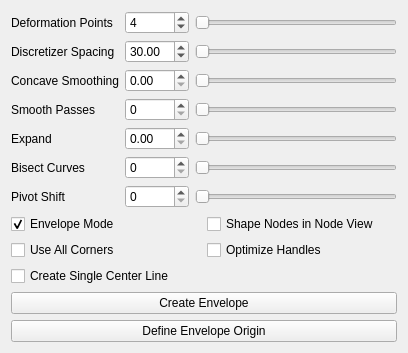
<?xml version="1.0" encoding="UTF-8"?>
<ui version="4.0">
 <class>EnvelopeCreator</class>
 <widget class="QWidget" name="EnvelopeCreator">
  <property name="geometry">
   <rect>
    <x>0</x>
    <y>0</y>
    <width>408</width>
    <height>301</height>
   </rect>
  </property>
  <property name="windowTitle">
   <string>Envelope Creator</string>
  </property>
  <layout class="QVBoxLayout" name="verticalLayout_2">
   <item>
    <layout class="QGridLayout" name="main">
     <item row="2" column="0">
      <widget class="QLabel" name="discLabel">
       <property name="text">
        <string>Discretizer Spacing</string>
       </property>
      </widget>
     </item>
     <item row="6" column="1">
      <widget class="QDoubleSpinBox" name="expand_spin">
       <property name="maximum">
        <double>200.000000000000000</double>
       </property>
      </widget>
     </item>
     <item row="2" column="3">
      <widget class="QSlider" name="discSpacing_slider">
       <property name="maximum">
        <number>1000</number>
       </property>
       <property name="value">
        <number>0</number>
       </property>
       <property name="tracking">
        <bool>true</bool>
       </property>
       <property name="orientation">
        <enum>Qt::Horizontal</enum>
       </property>
      </widget>
     </item>
     <item row="1" column="3">
      <widget class="QSlider" name="deformationPoints_slider">
       <property name="maximum">
        <number>1000</number>
       </property>
       <property name="value">
        <number>0</number>
       </property>
       <property name="tracking">
        <bool>true</bool>
       </property>
       <property name="orientation">
        <enum>Qt::Horizontal</enum>
       </property>
      </widget>
     </item>
     <item row="3" column="1">
      <widget class="QDoubleSpinBox" name="concaveSmoothing_spin">
       <property name="decimals">
        <number>2</number>
       </property>
       <property name="maximum">
        <double>100.000000000000000</double>
       </property>
      </widget>
     </item>
     <item row="5" column="3">
      <widget class="QSlider" name="smoothPasses_slider">
       <property name="maximum">
        <number>1000</number>
       </property>
       <property name="tracking">
        <bool>true</bool>
       </property>
       <property name="orientation">
        <enum>Qt::Horizontal</enum>
       </property>
      </widget>
     </item>
     <item row="5" column="1">
      <widget class="QSpinBox" name="smoothPasses_spin"/>
     </item>
     <item row="1" column="1">
      <widget class="QSpinBox" name="deformationPoints_spin">
       <property name="minimum">
        <number>3</number>
       </property>
       <property name="maximum">
        <number>100</number>
       </property>
       <property name="value">
        <number>4</number>
       </property>
      </widget>
     </item>
     <item row="1" column="0">
      <widget class="QLabel" name="deformPointsLabel">
       <property name="text">
        <string>Deformation Points</string>
       </property>
      </widget>
     </item>

     <item row="8" column="0">
      <widget class="QLabel" name="pivotShiftLabel">
       <property name="text">
        <string>Pivot Shift</string>
       </property>
      </widget>
     </item>
     <item row="8" column="1">
      <widget class="QSpinBox" name="pivotShift_spin">
       <property name="minimum">
        <number>0</number>
       </property>
       <property name="maximum">
        <number>100</number>
       </property>
       <property name="value">
        <number>0</number>
       </property>
      </widget>
     </item>
     <item row="8" column="3">
      <widget class="QSlider" name="pivotShift_slider">
       <property name="maximum">
        <number>1000</number>
       </property>
       <property name="value">
        <number>0</number>
       </property>
       <property name="tracking">
        <bool>true</bool>
       </property>
       <property name="orientation">
        <enum>Qt::Horizontal</enum>
       </property>
      </widget>
     </item>

     <item row="6" column="3">
      <widget class="QSlider" name="expand_slider">
       <property name="maximum">
        <number>1000</number>
       </property>
       <property name="tracking">
        <bool>true</bool>
       </property>
       <property name="orientation">
        <enum>Qt::Horizontal</enum>
       </property>
       <property name="tickPosition">
        <enum>QSlider::NoTicks</enum>
       </property>
      </widget>
     </item>
     <item row="7" column="1">
      <widget class="QSpinBox" name="bisect_spin">
       <property name="maximum">
        <number>100</number>
       </property>
      </widget>
     </item>
     <item row="7" column="0">
      <widget class="QLabel" name="label">
       <property name="text">
        <string>Bisect Curves</string>
       </property>
      </widget>
     </item>
     <item row="3" column="0">
      <widget class="QLabel" name="concaveLabel">
       <property name="text">
        <string>Concave Smoothing</string>
       </property>
      </widget>
     </item>
     <item row="3" column="3">
      <widget class="QSlider" name="concaveSmoothing_slider">
       <property name="maximum">
        <number>1000</number>
       </property>
       <property name="tracking">
        <bool>true</bool>
       </property>
       <property name="orientation">
        <enum>Qt::Horizontal</enum>
       </property>
      </widget>
     </item>
     <item row="2" column="1">
      <widget class="QDoubleSpinBox" name="discSpacing_spin">
       <property name="decimals">
        <number>2</number>
       </property>
       <property name="minimum">
        <double>2.500000000000000</double>
       </property>
       <property name="maximum">
        <double>250.000000000000000</double>
       </property>
       <property name="value">
        <double>30.000000000000000</double>
       </property>
      </widget>
     </item>
     <item row="5" column="0">
      <widget class="QLabel" name="smoothLabel">
       <property name="text">
        <string>Smooth Passes</string>
       </property>
      </widget>
     </item>
     <item row="6" column="0">
      <widget class="QLabel" name="expandLabel">
       <property name="text">
        <string>Expand</string>
       </property>
      </widget>
     </item>
     <item row="7" column="3">
      <widget class="QSlider" name="bisect_slider">
       <property name="maximum">
        <number>1000</number>
       </property>
       <property name="orientation">
        <enum>Qt::Horizontal</enum>
       </property>
      </widget>
     </item>
    </layout>
   </item>
   <item>
    <layout class="QGridLayout" name="optionsGrid">
     <item row="0" column="0">
      <widget class="QCheckBox" name="gobalTransform">
       <property name="text">
        <string>Envelope Mode</string>
       </property>
       <property name="checked">
        <bool>true</bool>
       </property>
      </widget>
     </item>
     <item row="0" column="1">
      <widget class="QCheckBox" name="buildDeformShape">
       <property name="text">
        <string>Shape Nodes in Node View</string>
       </property>
       <property name="checked">
        <bool>false</bool>
       </property>
      </widget>
     </item>
     <item row="1" column="0">
      <widget class="QCheckBox" name="useMinimumPoints">
       <property name="text">
        <string>Use All Corners</string>
       </property>
      </widget>
     </item>
     <item row="1" column="1">
      <widget class="QCheckBox" name="optimizeHandles">
       <property name="text">
        <string>Optimize Handles</string>
       </property>
      </widget>
     </item>
     <item row="2" column="0">
      <widget class="QCheckBox" name="singleCurveCheck">
       <property name="text">
        <string>Create Single Center Line</string>
       </property>
      </widget>
     </item>
    </layout>
   </item>
   <item>
    <layout class="QHBoxLayout" name="buttonLayout">
     <item>
      <widget class="QPushButton" name="create_button">
       <property name="text">
        <string>Create Envelope</string>
       </property>
      </widget>
     </item>
    </layout>
   </item>
   <item>
    <widget class="QPushButton" name="create_buttonWithSource">
     <property name="text">
      <string>Define Envelope Origin</string>
     </property>
    </widget>
   </item>
  </layout>
 </widget>
 <resources/>
 <connections/>
</ui>
